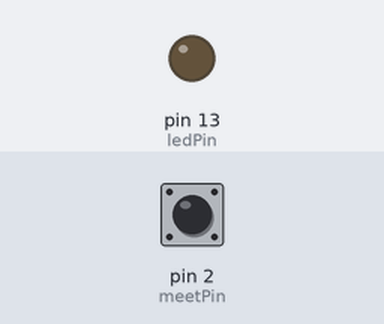
The sketch below on a simulated Arduino Uno, built with avr-gcc and run on an emulated ATmega328P. Shown: output pins drawn as LEDs (lit = HIGH). Inputs (shaded band) come from the test bench; at power-on: pin 2 (meetPin) HIGH.

Above: at 1.2 s.
1.3 s: pin 2 (meetPin) pulled LOW for 0.15 s
At 2.2 s:
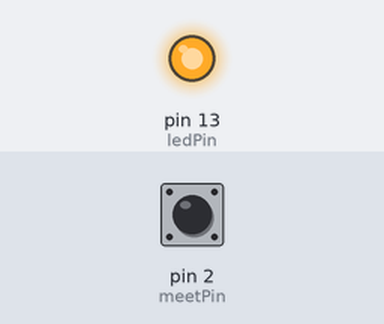
4.4 s: pin 2 (meetPin) pulled LOW for 3.2 s
10.6 s: pin 2 (meetPin) pulled LOW for 1 s
At 15.9 s:
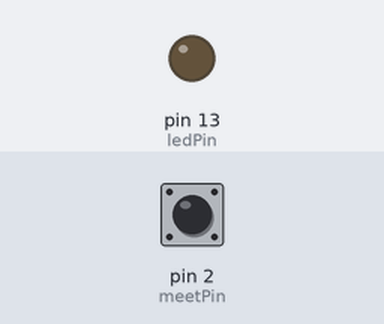
Timing chart, 0 to 17.4 s (numbered marks = the images above; inputs shaded):
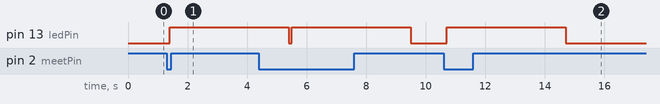

The sketch:

PrezGo_17a.ino
```cpp
const int ledPin = 13;
const int meetPin = 2;
const int flashPin = 7;

int meet = LOW;

void setup() {
pinMode(ledPin, OUTPUT);
digitalWrite(flashPin, LOW);
digitalWrite(meetPin, HIGH);
digitalWrite(ledPin, LOW);
}

void loop()
{
meet = digitalRead(meetPin);

if (meet == LOW){
delay(100);                              // delay between sound and flash
digitalWrite(flashPin, HIGH);       // flash goes off
digitalWrite(flashPin, LOW);
digitalWrite(ledPin, HIGH);         // LED during 'dead time'
delay(4000);                            //to make sure I only get one flash
digitalWrite(ledPin, LOW);
 }

}
```

Measured:
- after the input at 1.3 s, pin 13 (ledPin): LOW → HIGH after 0.10 s
- after the input at 10.6 s, pin 13 (ledPin): LOW → HIGH after 0.10 s, → LOW 4.0 s later
